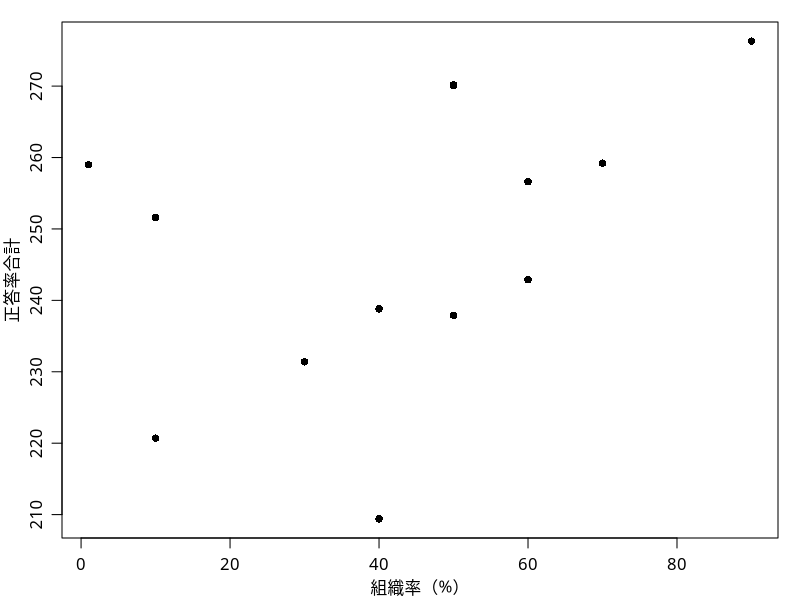

The R source for this figure:
args = commandArgs()
basename = sub(".R$", "", sub("^--file=(.*/)?", "", args[grep("^--file=", args)]))
if (length(basename) != 0)
    quartz(type="pdf", file=paste0(basename, ".pdf"),
           width=13/4/25.4/0.664*20, height=13/4/25.4/0.664*20) # 20zw*20zw
par(family="HiraMinProN-W3")
par(mgp=c(2,0.8,0)) # title and axis margins. default: c(3,1,0)
par(mar=c(3,3,1,1)+0.1) # bottom, left, top, right margins. default: c(5,4,4,2)+0.1
組織率 = c(50,40,50,50,90,70,60,30,1,10,60,10,40)
正答率合計 = c(237.9,238.8,270.2,270.1,276.3,259.2,256.6,231.4,259.0,220.7,242.9,251.6,209.4)
plot(組織率, 正答率合計, xlab="組織率（%）", ylab="正答率合計", pch=16)
dev.off()
